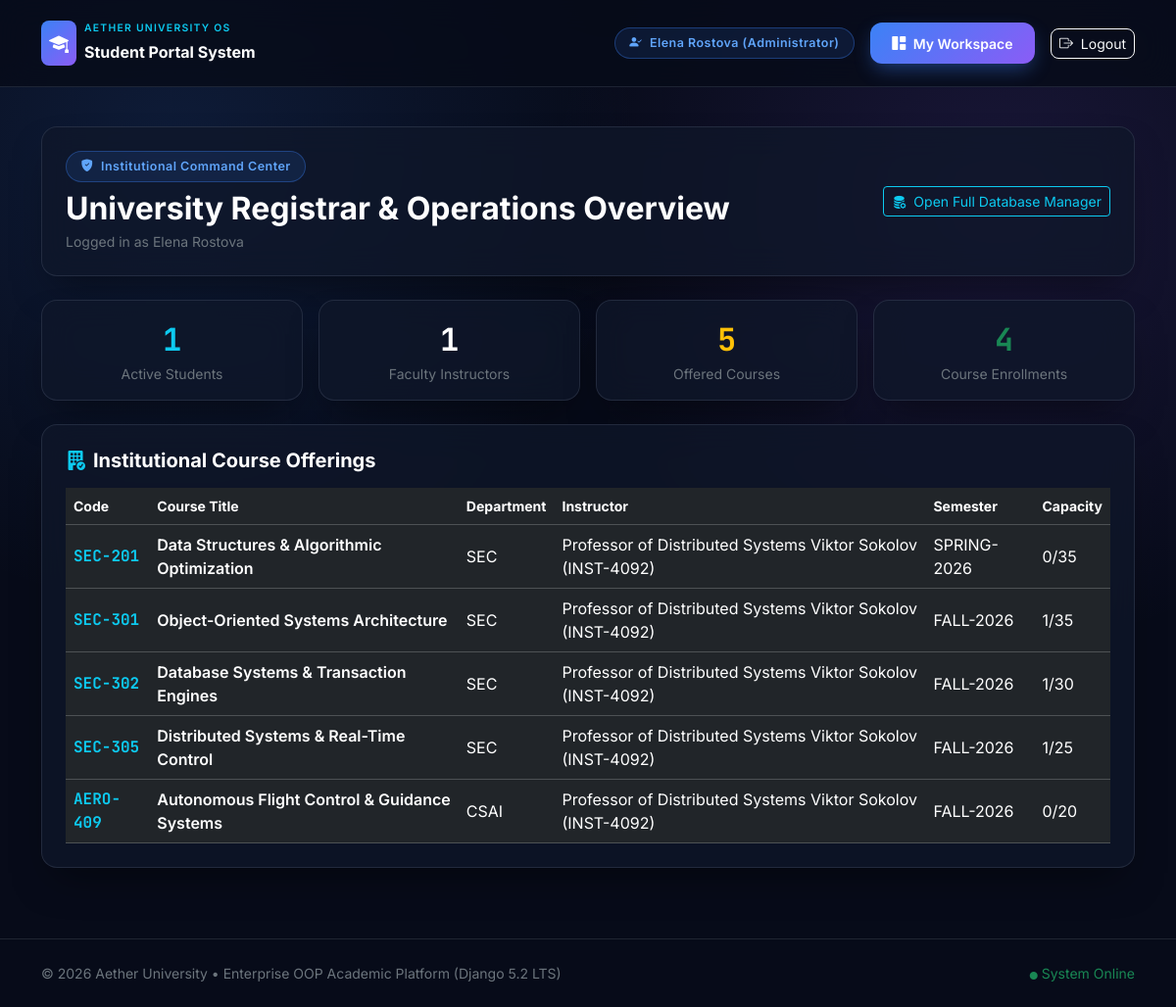
The page /administrator/dashboard/ (signed in) on the database its author committed.
### apps/accounts/models.py (models this page shows, shortened)
class User(AbstractUser):
    class Role(models.TextChoices):
        STUDENT = 'STUDENT', 'Student'
        INSTRUCTOR = 'INSTRUCTOR', 'Instructor'
        ADMINISTRATOR = 'ADMINISTRATOR', 'Administrator'
    role = models.CharField(
        max_length=20,
        choices=Role.choices,
        default=Role.STUDENT,
    )
    phone_number = models.CharField(max_length=25, blank=True)
    avatar = models.ImageField(upload_to='avatars/', blank=True, null=True)
    def get_full_display_name(self) -> str:
        full_name = f"{self.first_name} {self.last_name}".strip()
        return full_name if full_name else self.username
    def get_dashboard_url(self) -> str:
        if self.role == self.Role.ADMINISTRATOR or self.is_superuser:
            return reverse('admin_dashboard')
        if self.role == self.Role.INSTRUCTOR:
            return reverse('instructor_dashboard')
        return reverse('student_dashboard')
    @property
    def is_administrator(self) -> bool:
        return self.role == self.Role.ADMINISTRATOR or self.is_superuser

class TimeStampedModel(models.Model):
    created_at = models.DateTimeField(auto_now_add=True)
    updated_at = models.DateTimeField(auto_now=True)
    class Meta:
        abstract = True

class Instructor(TimeStampedModel):
    user = models.OneToOneField(
        User,
        on_delete=models.CASCADE,
        related_name='instructor_profile',
    )
    employee_id = models.CharField(max_length=25, unique=True)
    academic_title = models.CharField(max_length=60, default='Associate Professor')
    department = models.ForeignKey(
        'academics.Department',
        on_delete=models.PROTECT,
        related_name='instructors',
    )
    office_location = models.CharField(max_length=50, default='Building A, Room 204')
    def __str__(self) -> str:
        return f"{self.academic_title} {self.user.get_full_display_name()} ({self.employee_id})"

### apps/academics/models.py (models this page shows, shortened)
class Course(TimeStampedModel):
    code = models.CharField(max_length=20, unique=True)
    title = models.CharField(max_length=140)
    description = models.TextField(blank=True)
    credits = models.PositiveSmallIntegerField(default=4)
    max_capacity = models.PositiveSmallIntegerField(default=35)
    department = models.ForeignKey(
        Department,
        on_delete=models.CASCADE,
        related_name='courses',
    )
    instructor = models.ForeignKey(
        'accounts.Instructor',
        on_delete=models.SET_NULL,
        null=True,
        blank=True,
        related_name='assigned_courses',
    )
    semester = models.ForeignKey(
        AcademicSemester,
        on_delete=models.CASCADE,
        related_name='courses',
    )
    prerequisite = models.ForeignKey(
        'self',
        on_delete=models.SET_NULL,
        null=True,
        blank=True,
        related_name='dependent_courses',
    )
    schedule_days = models.CharField(max_length=50, default='Mon / Wed')
    schedule_time = models.CharField(max_length=50, default='09:00 - 10:30')
    room_number = models.CharField(max_length=30, default='Lab A-304')
    @property
    def enrolled_count(self) -> int:
        with connection.cursor() as cursor:
            cursor.execute(
                "SELECT COUNT(*) FROM academics_enrollment WHERE course_id = %s AND status = 'ENROLLED'",
                [self.id],
            )
            return int(cursor.fetchone()[0])

class Department(TimeStampedModel):
    code = models.CharField(max_length=15, unique=True)
    name = models.CharField(max_length=120)
    faculty_name = models.CharField(
        max_length=120,
        default='Faculty of Systems Engineering & Computing',
    )
    description = models.TextField(blank=True)

class AcademicSemester(TimeStampedModel):
    code = models.CharField(max_length=20, unique=True)
    name = models.CharField(max_length=80)
    start_date = models.DateField()
    end_date = models.DateField()
    is_current = models.BooleanField(default=False)
    enrollment_open = models.BooleanField(default=True)

### apps/accounts/views.py (the view)
# urls.py: path('administrator/dashboard/', account_views.admin_dashboard_view, name='admin_dashboard'),
@login_required(login_url='login')
def admin_dashboard_view(request):
    if not request.user.is_administrator:
        messages.error(request, 'Access denied: Administrator privileges required.')
        return redirect(request.user.get_dashboard_url())
    context = {
        'total_students': Student.objects.count(),
        'total_instructors': Instructor.objects.count(),
        'total_courses': Course.objects.count(),
        'total_departments': Department.objects.count(),
        'total_enrollments': Enrollment.objects.count(),
        'students_list': Student.objects.select_related('user', 'department').all()[:10],
        'courses_list': Course.objects.select_related('department', 'instructor__user', 'semester').all()[:10],
        'semesters': AcademicSemester.objects.all(),
    }
    return render(request, 'admin_dashboard/dashboard.html', context)

### templates/admin_dashboard/dashboard.html (shortened to what this page needs)
{% extends 'base.html' %}
{% block content %}
<div class="container py-4">
    <div class="glass-card p-4 mb-4 d-flex flex-column flex-md-row justify-content-between align-items-md-center">
        <div>
            <span class="badge-pill-glow mb-2 d-inline-block">
                <i class="bi bi-shield-fill-check me-1"></i> Institutional Command Center
            </span>
            <h2 class="fw-bold text-white mb-1">University Registrar & Operations Overview</h2>
            <p class="text-secondary small mb-0">Logged in as {{ request.user.get_full_display_name }}</p>
        </div>
        <a href="/admin/" class="btn btn-outline-info btn-sm mt-3 mt-md-0">
            <i class="bi bi-database-fill-gear me-1"></i> Open Full Database Manager
        </a>
    </div>
    <div class="row g-3 mb-4">
        <div class="col-md-3">
            <div class="glass-card p-3 text-center">
                <div class="fs-2 fw-bold text-info" style="font-family: 'JetBrains Mono', monospace;">{{ total_students }}</div>
                <div class="small text-secondary">Active Students</div>
            </div>
        </div>
        <div class="col-md-3">
            <div class="glass-card p-3 text-center">
                <div class="fs-2 fw-bold text-white" style="font-family: 'JetBrains Mono', monospace;">{{ total_instructors }}</div>
                <div class="small text-secondary">Faculty Instructors</div>
            </div>
        </div>
        <div class="col-md-3">
            <div class="glass-card p-3 text-center">
                <div class="fs-2 fw-bold text-warning" style="font-family: 'JetBrains Mono', monospace;">{{ total_courses }}</div>
                <div class="small text-secondary">Offered Courses</div>
            </div>
        </div>
        <div class="col-md-3">
            <div class="glass-card p-3 text-center">
                <div class="fs-2 fw-bold text-success" style="font-family: 'JetBrains Mono', monospace;">{{ total_enrollments }}</div>
                <div class="small text-secondary">Course Enrollments</div>
            </div>
        </div>
    </div>
    <div class="glass-card p-4">
        <h5 class="fw-bold text-white mb-3">
            <i class="bi bi-building-fill-check text-info me-2"></i>Institutional Course Offerings
        </h5>
        <div class="table-responsive">
            <table class="table table-dark table-hover align-middle mb-0">
                <thead class="text-secondary small">
                    <tr>
                        <th>Code</th>
                        <th>Course Title</th>
                        <th>Department</th>
                        <th>Instructor</th>
                        <th>Semester</th>
                        <th>Capacity</th>
                    </tr>
                </thead>
                <tbody>
                    {% for course in courses_list %}
                    <tr>
                        <td class="text-info fw-bold" style="font-family: 'JetBrains Mono', monospace;">{{ course.code }}</td>
                        <td class="text-white fw-semibold">{{ course.title }}</td>
                        <td>{{ course.department.code }}</td>
                        <td>{{ course.instructor }}</td>
                        <td>{{ course.semester.code }}</td>
                        <td>{{ course.enrolled_count }}/{{ course.max_capacity }}</td>
                    </tr>
                    {% endfor %}
                </tbody>
            </table>
        </div>
    </div>
</div>
{% endblock %}

### templates/base.html (shortened to what this page needs)
{% load static %}
<!DOCTYPE html>
<html lang="en" data-bs-theme="dark">
<head>
    <link href="https://cdn.jsdelivr.net/npm/bootstrap@5.3.3/dist/css/bootstrap.min.css" rel="stylesheet">
    <link href="https://cdn.jsdelivr.net/npm/bootstrap-icons@1.11.3/font/bootstrap-icons.min.css" rel="stylesheet">
    <link rel="stylesheet" href="{% static 'css/portal.css' %}">
</head>
<body>
    <nav class="navbar navbar-expand-lg glass-navbar sticky-top py-3">
        <div class="container">
            <a class="navbar-brand d-flex align-items-center gap-2 fw-bold text-white" href="{% url 'landing' %}">
                <span class="d-inline-flex align-items-center justify-content-center rounded-3 p-2"
                      style="background: linear-gradient(135deg, #3B82F6, #8B5CF6);">
                    <i class="bi bi-mortarboard-fill text-white fs-5"></i>
                </span>
                <div>
                    <span class="d-block text-uppercase text-info fw-semibold" style="font-size: 0.65rem; letter-spacing: 0.12em;">
                        Aether University OS
                    </span>
                    <span class="fs-6">Student Portal System</span>
                </div>
            </a>
            <div class="d-flex align-items-center gap-3">
                {% if user.is_authenticated %}
                    <span class="badge-pill-glow d-none d-md-inline-block">
                        <i class="bi bi-person-check-fill me-1"></i>
                        {{ user.get_full_display_name }} ({{ user.get_role_display }})
                    </span>
                    <a href="{{ user.get_dashboard_url }}" class="btn btn-gradient-primary btn-sm">
                        <i class="bi bi-grid-1x2-fill me-1"></i> My Workspace
                    </a>
                    <a href="{% url 'logout' %}" class="btn btn-outline-light btn-sm rounded-3">
                        <i class="bi bi-box-arrow-right me-1"></i> Logout
                    </a>
                {% endif %}
            </div>
        </div>
    </nav>
    <main>
        {% block content %}{% endblock %}
    </main>
    <footer class="border-top border-secondary border-opacity-25 py-4 mt-5">
        <div class="container d-flex flex-column flex-md-row justify-content-between align-items-center text-secondary small">
            <div>© 2026 Aether University • Enterprise OOP Academic Platform (Django 5.2 LTS)</div>
            <div class="mt-2 mt-md-0">
                <span class="text-success"><i class="bi bi-circle-fill me-1" style="font-size: 0.5rem;"></i>System Online</span>
            </div>
        </div>
    </footer>
</body>
</html>

### static/css/portal.css (style rules this page uses)
:root { --bg-deep-navy: #070B19; --bg-slate-card: rgba(15, 23, 42, 0.75); --border-glass: rgba(148, 163, 184, 0.16); --accent-blue: #3B82F6; --accent-violet: #8B5CF6; --accent-emerald: #10B981; --text-primary: #F8FAFC; --text-muted: #94A3B8; }
body { background-color: var(--bg-deep-navy); background-image: radial-gradient(circle at 15% 15%, rgba(59, 130, 246, 0.14), transparent 35%), radial-gradient(circle at 85% 20%, rgba(139, 92, 246, 0.14), transparent 35%); color: var(--text-primary); font-family: 'Inter', system-ui, -apple-system, sans-serif; min-height: 100vh; overflow-x: hidden; }
.glass-navbar { background: rgba(7, 11, 25, 0.82); backdrop-filter: blur(16px); border-bottom: 1px solid var(--border-glass); }
.glass-card { background: var(--bg-slate-card); backdrop-filter: blur(16px); border: 1px solid var(--border-glass); border-radius: 1rem; box-shadow: 0 20px 40px -15px rgba(0, 0, 0, 0.5); transition: transform 0.25s ease, border-color 0.25s ease, box-shadow 0.25s ease; }
.btn-gradient-primary { background: linear-gradient(135deg, var(--accent-blue), var(--accent-violet)); border: none; color: #ffffff; font-weight: 600; padding: 0.65rem 1.4rem; border-radius: 0.75rem; box-shadow: 0 8px 20px -4px rgba(59, 130, 246, 0.45); transition: all 0.2s ease; }
.badge-pill-glow { background: rgba(59, 130, 246, 0.12); border: 1px solid rgba(59, 130, 246, 0.35); color: #60A5FA; border-radius: 9999px; padding: 0.35rem 0.9rem; font-size: 0.78rem; font-weight: 600; letter-spacing: 0.04em; }

### rows shown on the page
User: get_full_display_name "Elena Rostova", role "Administrator", user.get_full_display_name "Elena Rostova"
Course: code "SEC-201", title "Data Structures & Algorithmic Optimization", department.code "SEC", instructor "Professor of Distributed Systems Viktor Sokolov (INST-4092)", semester.code "SPRING-2026", enrolled_count "0", max_capacity "35"
Course: code "SEC-301", title "Object-Oriented Systems Architecture", department.code "SEC", instructor "Professor of Distributed Systems Viktor Sokolov (INST-4092)", semester.code "FALL-2026", enrolled_count "1", max_capacity "35"
Course: code "SEC-302", title "Database Systems & Transaction Engines", department.code "SEC", instructor "Professor of Distributed Systems Viktor Sokolov (INST-4092)", semester.code "FALL-2026", enrolled_count "1", max_capacity "30"
Course: code "SEC-305", title "Distributed Systems & Real-Time Control", department.code "SEC", instructor "Professor of Distributed Systems Viktor Sokolov (INST-4092)", semester.code "FALL-2026", enrolled_count "1", max_capacity "25"
Course: code "AERO-409", title "Autonomous Flight Control & Guidance Systems", department.code "CSAI", instructor "Professor of Distributed Systems Viktor Sokolov (INST-4092)", semester.code "FALL-2026", enrolled_count "0", max_capacity "20"

### other values the page prints
{{ total_students }} "1"
{{ total_instructors }} "1"
{{ total_courses }} "5"
{{ total_enrollments }} "4"
